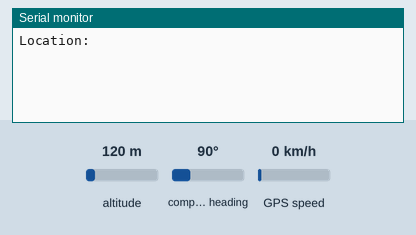
Bench run of a sketch on a simulated Arduino Uno, built with avr-gcc and run on an emulated ATmega328P. Parts: the last lines printed to the serial monitor. Inputs (shaded band) come from the test bench; at power-on: altitude 120 m, compass heading 90°, GPS speed 0 km/h. The GPS gets a fix after 3 s at 37.7749, -122.4194 with 8 satellites.

Above: at 1.2 s.
1.3 s: altitude set to 20 m
At 3.8 s:
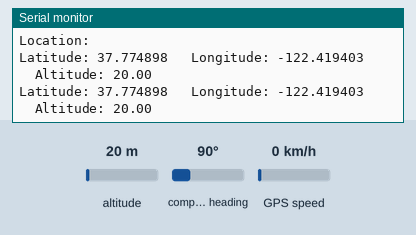
5.4 s: altitude set to 250 m
At 6.8 s:
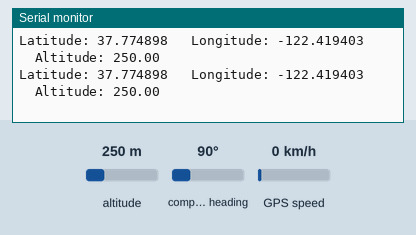

Measured:
- after the input at 1.3 s, the serial monitor: prints a new line after 1.7 s (image 1)
- after the input at 5.4 s, the serial monitor: prints a new line after 0.63 s (image 2)

The sketch:

GPS.ino
```cpp
#include<TinyGPS++.h>
#include<SoftwareSerial.h>

static const int RXpin=3,TXpin=4;
static const int GPSbaud=9600;

TinyGPSPlus gps;

SoftwareSerial GPS(RXpin,TXpin);

void setup() {
  // put your setup code here, to run once:
Serial.begin(9600);
GPS.begin(GPSbaud);
Serial.println("Location: ");
}

void loop() {
  // put your main code here, to run repeatedly:
while(GPS.available()>0){
  gps.encode(GPS.read());
  if(gps.location.isUpdated()){
    Serial.print("Latitude: ");
    Serial.print(gps.location.lat(), 6);
    Serial.print("   ");
    Serial.print("Longitude: ");
    Serial.print(gps.location.lng(), 6);
    Serial.print("   ");
    Serial.print("  Altitude: ");
    Serial.println(gps.altitude.meters());
  }
}
}
```
